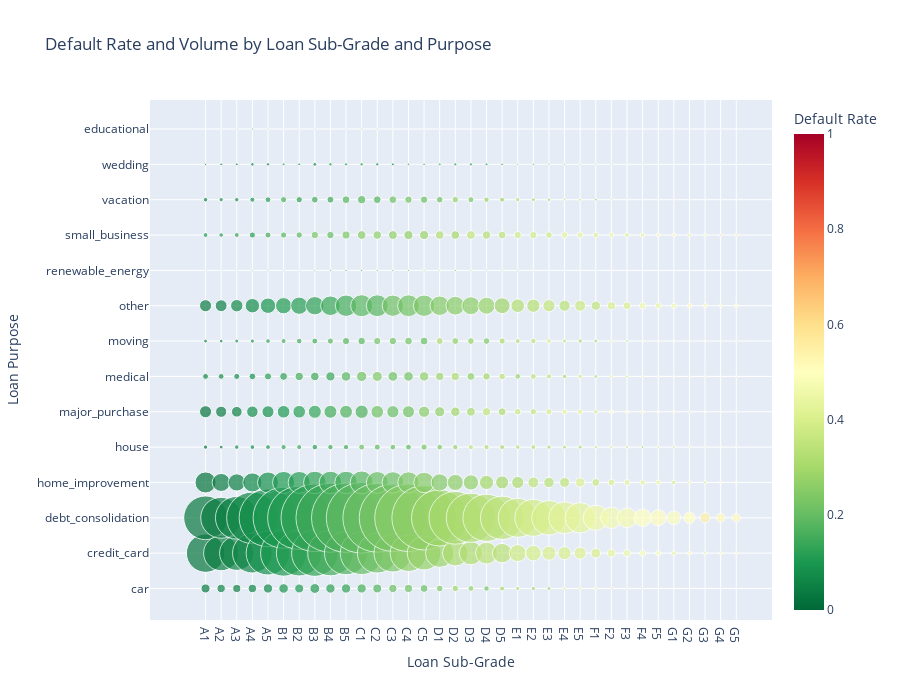

Notebook cell for this chart:
### Markdown cell above
#### Sub-Grade & Purpose: Pinpointing High-Risk Loan Segments

The interactive bubble chart allows us to assess three critical dimensions at once:

* **X-axis (Sub-Grade)**: The granular risk rating assigned by the lender.
* **Y-axis (Loan Purpose)**: The reason the borrower is taking the loan.
* **Bubble Color (Default Rate)**: The riskiness of the segment. Darker red indicates a higher default rate.
* **Bubble Size (Loan Count)**: The business exposure to that segment. Larger bubbles represent more loans.

**Key Insight**: This chart is powerful for identifying areas of concentrated risk. **Look for large, dark-colored bubbles**. These represent segments with a high volume of loans and a high default rate—the most critical areas for review. For example, you can quickly see that `debt_consolidation` has the highest volume across most sub-grades, but the risk (color) darkens significantly as the sub-grade worsens from A to G.

### Code cell
# Calculate default rate and count for each sub_grade and purpose combination
subgrade_purpose_df = loan_data.groupby(['sub_grade', 'purpose']).agg(
    count=('loan_status_binary', 'count'),
    defaults=('loan_status_binary', lambda x: (x == 1).sum())
).reset_index()
subgrade_purpose_df['default_rate'] = subgrade_purpose_df['defaults'] / subgrade_purpose_df['count']

# Create the interactive bubble chart
fig = px.scatter(
    subgrade_purpose_df,
    x='sub_grade',
    y='purpose',
    color='default_rate',
    size='count',
    size_max=50,  # Controls the maximum bubble size for readability
    color_continuous_scale='RdYlGn_r',  # Red-Yellow-Green reversed (Red = High Risk)
    title='Default Rate and Volume by Loan Sub-Grade and Purpose',
    hover_name='purpose',
    hover_data={
        'sub_grade': True,
        'count': ':,',
        'default_rate': ':.2%'
    },
    category_orders={"sub_grade": sorted(loan_data['sub_grade'].dropna().unique())} # Ensure sub_grades are sorted
)

fig.update_layout(
    xaxis_title='Loan Sub-Grade',
    yaxis_title='Loan Purpose',
    coloraxis_colorbar=dict(title='Default Rate'),
    height=700  # Increase height for better readability of y-axis labels
)
fig.show()

### Figure 1 — Plotly figure (JSON) as saved in the notebook; plotly's stock layout.template omitted (floating-point values rounded to 4 significant figures; data arrays with more than 128 entries replaced by an {"elided": "..."} marker saying what was removed)
{"data": [{"customdata": {"elided": "487x2 float values"}, "hovertemplate": "<b>%{hovertext}</b><br><br>sub_grade=%{x}<br>purpose=%{y}<br>count=%{customdata[0]:,}<br>default_rate=%{marker.color:.2%}<extra></extra>", "hovertext": {"elided": "487 str values"}, "legendgroup": "", "marker": {"color": {"elided": "487 float values"}, "coloraxis": "coloraxis", "size": {"elided": "487 int values"}, "sizemode": "area", "sizeref": 20.21, "symbol": "circle"}, "mode": "markers", "name": "", "orientation": "v", "showlegend": false, "type": "scatter", "x": {"elided": "487 str values"}, "xaxis": "x", "y": {"elided": "487 str values"}, "yaxis": "y"}], "layout": {"coloraxis": {"colorbar": {"title": {"text": "Default Rate"}}, "colorscale": [[0, "rgb(0,104,55)"], [0.1, "rgb(26,152,80)"], [0.2, "rgb(102,189,99)"], [0.3, "rgb(166,217,106)"], [0.4, "rgb(217,239,139)"], [0.5, "rgb(255,255,191)"], [0.6, "rgb(254,224,139)"], [0.7, "rgb(253,174,97)"], [0.8, "rgb(244,109,67)"], [0.9, "rgb(215,48,39)"], [1, "rgb(165,0,38)"]]}, "height": 700, "legend": {"itemsizing": "constant", "tracegroupgap": 0}, "title": {"text": "Default Rate and Volume by Loan Sub-Grade and Purpose"}, "xaxis": {"anchor": "y", "categoryarray": ["A1", "A2", "A3", "A4", "A5", "B1", "B2", "B3", "B4", "B5", "C1", "C2", "C3", "C4", "C5", "D1", "D2", "D3", "D4", "D5", "E1", "E2", "E3", "E4", "E5", "F1", "F2", "F3", "F4", "F5", "G1", "G2", "G3", "G4", "G5"], "categoryorder": "array", "domain": [0, 1], "title": {"text": "Loan Sub-Grade"}}, "yaxis": {"anchor": "x", "domain": [0, 1], "title": {"text": "Loan Purpose"}}}}
